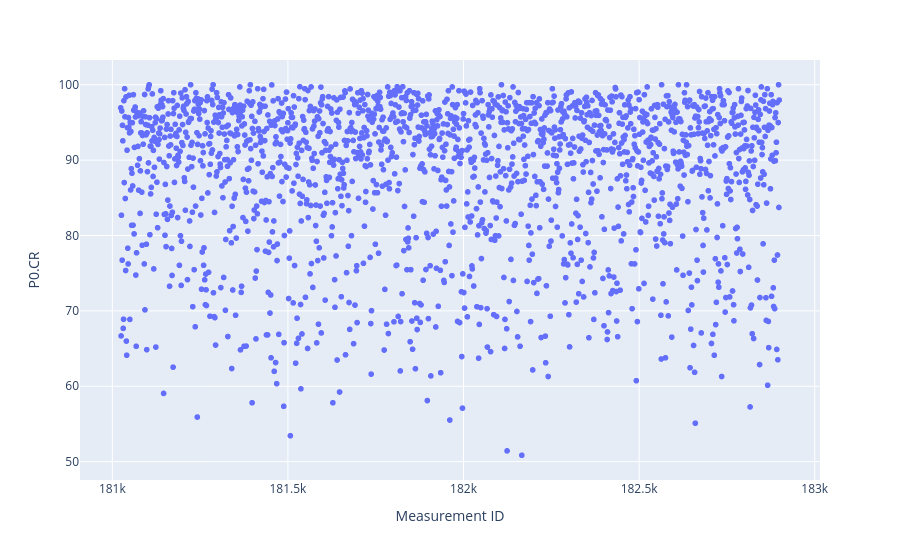

Here is the notebook cell this chart was saved with:
### Code cell
fig = px.scatter(photo_df_OK, x='Measurement ID', y="P0.CR")
fig.show()

### Figure 1 — Plotly figure (JSON) as saved in the notebook; plotly's stock layout.template omitted (floating-point values rounded to 4 significant figures; data arrays with more than 128 entries replaced by an {"elided": "..."} marker saying what was removed)
{"data": [{"hovertemplate": "Measurement ID=%{x}<br>P0.CR=%{y}<extra></extra>", "legendgroup": "", "marker": {"color": "#636efa", "symbol": "circle"}, "mode": "markers", "name": "", "showlegend": false, "type": "scattergl", "x": {"elided": "1871 int values"}, "xaxis": "x", "y": {"elided": "1871 float values"}, "yaxis": "y"}], "layout": {"legend": {"tracegroupgap": 0}, "margin": {"t": 60}, "xaxis": {"anchor": "y", "domain": [0, 1], "title": {"text": "Measurement ID"}}, "yaxis": {"anchor": "x", "domain": [0, 1], "title": {"text": "P0.CR"}}}}
